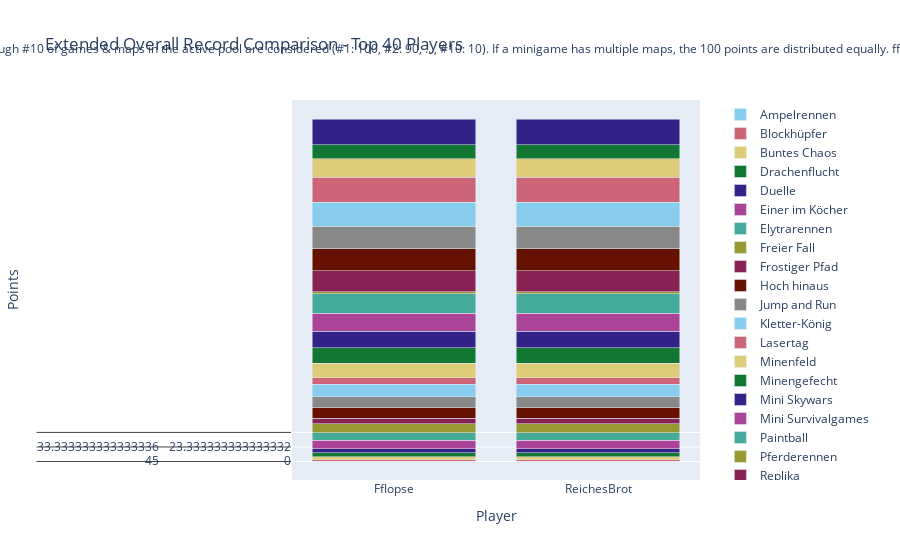

This figure's notebook cell:
### Code cell
import plotly.graph_objects as go

# Sum all columns to get the total score
outDf['Total'] = outDf.sum(axis=1)

# Sort by total score and fill N/A values with 0
outDf = outDf.sort_values(by='Total', ascending=False).fillna(0)

# Crop to top 10 players
cropDf = outDf.head(40).copy()

# Drop the 'Total' column for plotting
cropDf = cropDf.drop(columns=['Total'])

# Create a color palette
color_palette = px.colors.qualitative.Safe

# Create the stacked bar plot
fig = go.Figure()

for column in cropDf.columns.difference(['Player']):
    fig.add_trace(go.Bar(
        x=cropDf.index,
        y=cropDf[column],
        name=column,
        marker_color=color_palette[len(fig.data) % len(color_palette)]
    ))

# Update layout
fig.update_layout(
    barmode='stack',
    title='Extended Overall Record Comparison - Top 40 Players',
    xaxis=dict(title='Player'),
    yaxis=dict(title='Points'),
    #height=800,
    #width=1000,
    legend=dict(
        x=1.05,
        y=0.5,
        traceorder='normal',
        font=dict(size=12),
        bgcolor='rgba(255, 255, 255, 0)',
        bordercolor='rgba(0, 0, 0, 0)'
    ),
    margin=dict(r=200),  # Adjust right margin to make room for the legend
    annotations=[
        dict(
            x=0.5,
            y=1.1635,
            xref='paper',
            yref='paper',
            text='Max 100 points per minigame. Records #1 through #10 of games & maps in the active pool are considered (#1: 100, #2: 90, ..., #10: 10). If a minigame has multiple maps, the 100 points are distributed equally. fflopse.github.io/MCP-Records/data-analysis/global-ranking.ipynb',
            showarrow=False,
            font=dict(size=12),
            xanchor='center'
        )
    ]
)

fig.show()

# save the plot as an html file

fig.write_html('out/ext_overall_record_comparison.html')

### Figure 1 — Plotly figure (JSON) as saved in the notebook; plotly's stock layout.template omitted (floating-point values rounded to 4 significant figures)
{"data": [{"marker": {"color": "rgb(136, 204, 238)"}, "name": "Ampelrennen", "type": "bar", "x": ["Fflopse", "ReichesBrot", "Gobo9", "cediiiiii_10", "PedroZockt", "HerrDante", "Ex4cted", "_n3d", "JOW23", "Freeeedom", "yiiq", "lizsyy", "CML_Justin", "Umgfoin", "2wc", "DarkCobweb", "yzvm", "Ninivee", "camman18YT", "KakaMC", "Grapfen", "FrozenNoah", "ffawks", "Gerrygames", "toxicplace", "LeMetin_", "Sey__", "Pluto28", "MoZadaCraft", "miridis41", "2B9", "h4nnes", "Gummibearchen", "Sower_", "LeWi_100", "MaxMitMaulkorb", "Schmaarek", "unausgesprochen", "Davinci_Son", "Janne4k"], "y": [[45, 45], [0, 0], [50, 50], [15, 15], [70, 70], [25, 25], [45, 45], [20, 20], [0, 0], [0, 0], [0, 0], [10, 10], [0, 0], [50, 50], [0, 0], [0, 0], [0, 0], [0, 0], [0, 0], [0, 0], [0, 0], [0, 0], [0, 0], [0, 0], [0, 0], [15, 15], [40, 40], [0, 0], [0, 0], [20, 20], [0, 0], [0, 0], [0, 0], [0, 0], [0, 0], [0, 0], [0, 0], [30, 30], [0, 0], [0, 0]]}, {"marker": {"color": "rgb(204, 102, 119)"}, "name": "Blockhüpfer", "type": "bar", "x": ["Fflopse", "ReichesBrot", "Gobo9", "cediiiiii_10", "PedroZockt", "HerrDante", "Ex4cted", "_n3d", "JOW23", "Freeeedom", "yiiq", "lizsyy", "CML_Justin", "Umgfoin", "2wc", "DarkCobweb", "yzvm", "Ninivee", "camman18YT", "KakaMC", "Grapfen", "FrozenNoah", "ffawks", "Gerrygames", "toxicplace", "LeMetin_", "Sey__", "Pluto28", "MoZadaCraft", "miridis41", "2B9", "h4nnes", "Gummibearchen", "Sower_", "LeWi_100", "MaxMitMaulkorb", "Schmaarek", "unausgesprochen", "Davinci_Son", "Janne4k"], "y": [[90, 90], [100, 100], [50, 50], [0, 0], [0, 0], [0, 0], [80, 80], [0, 0], [0, 0], [0, 0], [0, 0], [30, 30], [70, 70], [0, 0], [0, 0], [0, 0], [0, 0], [0, 0], [0, 0], [0, 0], [0, 0], [0, 0], [0, 0], [0, 0], [0, 0], [60, 60], [0, 0], [0, 0], [40, 40], [0, 0], [0, 0], [20, 20], [0, 0], [0, 0], [0, 0], [0, 0], [0, 0], [0, 0], [0, 0], [0, 0]]}, {"marker": {"color": "rgb(221, 204, 119)"}, "name": "Buntes Chaos", "type": "bar", "x": ["Fflopse", "ReichesBrot", "Gobo9", "cediiiiii_10", "PedroZockt", "HerrDante", "Ex4cted", "_n3d", "JOW23", "Freeeedom", "yiiq", "lizsyy", "CML_Justin", "Umgfoin", "2wc", "DarkCobweb", "yzvm", "Ninivee", "camman18YT", "KakaMC", "Grapfen", "FrozenNoah", "ffawks", "Gerrygames", "toxicplace", "LeMetin_", "Sey__", "Pluto28", "MoZadaCraft", "miridis41", "2B9", "h4nnes", "Gummibearchen", "Sower_", "LeWi_100", "MaxMitMaulkorb", "Schmaarek", "unausgesprochen", "Davinci_Son", "Janne4k"], "y": [[100, 100], [100, 100], [50, 50], [50, 50], [100, 100], [50, 50], [50, 50], [100, 100], [0, 0], [50, 50], [0, 0], [100, 100], [50, 50], [100, 100], [0, 0], [0, 0], [0, 0], [100, 100], [0, 0], [100, 100], [0, 0], [0, 0], [0, 0], [0, 0], [0, 0], [0, 0], [0, 0], [0, 0], [0, 0], [0, 0], [0, 0], [0, 0], [0, 0], [0, 0], [0, 0], [50, 50], [50, 50], [0, 0], [0, 0], [0, 0]]}, {"marker": {"color": "rgb(17, 119, 51)"}, "name": "Drachenflucht", "type": "bar", "x": ["Fflopse", "ReichesBrot", "Gobo9", "cediiiiii_10", "PedroZockt", "HerrDante", "Ex4cted", "_n3d", "JOW23", "Freeeedom", "yiiq", "lizsyy", "CML_Justin", "Umgfoin", "2wc", "DarkCobweb", "yzvm", "Ninivee", "camman18YT", "KakaMC", "Grapfen", "FrozenNoah", "ffawks", "Gerrygames", "toxicplace", "LeMetin_", "Sey__", "Pluto28", "MoZadaCraft", "miridis41", "2B9", "h4nnes", "Gummibearchen", "Sower_", "LeWi_100", "MaxMitMaulkorb", "Schmaarek", "unausgesprochen", "Davinci_Son", "Janne4k"], "y": [[0, 0], [0, 0], [0, 0], [0, 0], [33.33, 33.33], [0, 0], [0, 0], [0, 0], [0, 0], [0, 0], [0, 0], [33.33, 33.33], [0, 0], [0, 0], [0, 0], [0, 0], [0, 0], [0, 0], [0, 0], [0, 0], [0, 0], [0, 0], [0, 0], [0, 0], [0, 0], [0, 0], [0, 0], [0, 0], [0, 0], [0, 0], [0, 0], [0, 0], [30, 30], [0, 0], [0, 0], [0, 0], [0, 0], [0, 0], [0, 0], [0, 0]]}, {"marker": {"color": "rgb(51, 34, 136)"}, "name": "Duelle", "type": "bar", "x": ["Fflopse", "ReichesBrot", "Gobo9", "cediiiiii_10", "PedroZockt", "HerrDante", "Ex4cted", "_n3d", "JOW23", "Freeeedom", "yiiq", "lizsyy", "CML_Justin", "Umgfoin", "2wc", "DarkCobweb", "yzvm", "Ninivee", "camman18YT", "KakaMC", "Grapfen", "FrozenNoah", "ffawks", "Gerrygames", "toxicplace", "LeMetin_", "Sey__", "Pluto28", "MoZadaCraft", "miridis41", "2B9", "h4nnes", "Gummibearchen", "Sower_", "LeWi_100", "MaxMitMaulkorb", "Schmaarek", "unausgesprochen", "Davinci_Son", "Janne4k"], "y": [[0, 0], [0, 0], [0, 0], [60, 60], [0, 0], [0, 0], [0, 0], [0, 0], [0, 0], [0, 0], [0, 0], [0, 0], [0, 0], [0, 0], [60, 60], [60, 60], [60, 60], [0, 0], [0, 0], [0, 0], [0, 0], [0, 0], [0, 0], [0, 0], [100, 100], [0, 0], [0, 0], [0, 0], [0, 0], [70, 70], [80, 80], [0, 0], [0, 0], [0, 0], [0, 0], [0, 0], [0, 0], [0, 0], [0, 0], [0, 0]]}, {"marker": {"color": "rgb(170, 68, 153)"}, "name": "Einer im Köcher", "type": "bar", "x": ["Fflopse", "ReichesBrot", "Gobo9", "cediiiiii_10", "PedroZockt", "HerrDante", "Ex4cted", "_n3d", "JOW23", "Freeeedom", "yiiq", "lizsyy", "CML_Justin", "Umgfoin", "2wc", "DarkCobweb", "yzvm", "Ninivee", "camman18YT", "KakaMC", "Grapfen", "FrozenNoah", "ffawks", "Gerrygames", "toxicplace", "LeMetin_", "Sey__", "Pluto28", "MoZadaCraft", "miridis41", "2B9", "h4nnes", "Gummibearchen", "Sower_", "LeWi_100", "MaxMitMaulkorb", "Schmaarek", "unausgesprochen", "Davinci_Son", "Janne4k"], "y": [[83.33, 83.33], [13.33, 13.33], [20, 20], [36.67, 36.67], [0, 0], [83.33, 83.33], [0, 0], [10, 10], [13.33, 13.33], [33.33, 33.33], [0, 0], [0, 0], [0, 0], [0, 0], [0, 0], [0, 0], [0, 0], [0, 0], [0, 0], [0, 0], [0, 0], [73.33, 73.33], [0, 0], [0, 0], [0, 0], [0, 0], [0, 0], [0, 0], [0, 0], [0, 0], [0, 0], [53.33, 53.33], [0, 0], [0, 0], [0, 0], [0, 0], [0, 0], [0, 0], [0, 0], [0, 0]]}, {"marker": {"color": "rgb(68, 170, 153)"}, "name": "Elytrarennen", "type": "bar", "x": ["Fflopse", "ReichesBrot", "Gobo9", "cediiiiii_10", "PedroZockt", "HerrDante", "Ex4cted", "_n3d", "JOW23", "Freeeedom", "yiiq", "lizsyy", "CML_Justin", "Umgfoin", "2wc", "DarkCobweb", "yzvm", "Ninivee", "camman18YT", "KakaMC", "Grapfen", "FrozenNoah", "ffawks", "Gerrygames", "toxicplace", "LeMetin_", "Sey__", "Pluto28", "MoZadaCraft", "miridis41", "2B9", "h4nnes", "Gummibearchen", "Sower_", "LeWi_100", "MaxMitMaulkorb", "Schmaarek", "unausgesprochen", "Davinci_Son", "Janne4k"], "y": [[83.33, 83.33], [100, 100], [46.67, 46.67], [0, 0], [0, 0], [0, 0], [0, 0], [56.67, 56.67], [0, 0], [80, 80], [0, 0], [0, 0], [40, 40], [13.33, 13.33], [0, 0], [0, 0], [0, 0], [0, 0], [0, 0], [0, 0], [0, 0], [0, 0], [26.67, 26.67], [0, 0], [0, 0], [0, 0], [6.667, 6.667], [0, 0], [0, 0], [0, 0], [0, 0], [0, 0], [0, 0], [0, 0], [0, 0], [0, 0], [0, 0], [0, 0], [0, 0], [20, 20]]}, {"marker": {"color": "rgb(153, 153, 51)"}, "name": "Freier Fall", "type": "bar", "x": ["Fflopse", "ReichesBrot", "Gobo9", "cediiiiii_10", "PedroZockt", "HerrDante", "Ex4cted", "_n3d", "JOW23", "Freeeedom", "yiiq", "lizsyy", "CML_Justin", "Umgfoin", "2wc", "DarkCobweb", "yzvm", "Ninivee", "camman18YT", "KakaMC", "Grapfen", "FrozenNoah", "ffawks", "Gerrygames", "toxicplace", "LeMetin_", "Sey__", "Pluto28", "MoZadaCraft", "miridis41", "2B9", "h4nnes", "Gummibearchen", "Sower_", "LeWi_100", "MaxMitMaulkorb", "Schmaarek", "unausgesprochen", "Davinci_Son", "Janne4k"], "y": [[47.5, 47.5], [35, 35], [50, 50], [50, 50], [25, 25], [62.5, 62.5], [12.5, 12.5], [7.5, 7.5], [0, 0], [12.5, 12.5], [0, 0], [0, 0], [5, 5], [0, 0], [40, 40], [0, 0], [0, 0], [0, 0], [0, 0], [0, 0], [0, 0], [0, 0], [0, 0], [25, 25], [0, 0], [17.5, 17.5], [10, 10], [0, 0], [0, 0], [0, 0], [0, 0], [0, 0], [0, 0], [20, 20], [0, 0], [12.5, 12.5], [0, 0], [17.5, 17.5], [0, 0], [10, 10]]}, {"marker": {"color": "rgb(136, 34, 85)"}, "name": "Frostiger Pfad", "type": "bar", "x": ["Fflopse", "ReichesBrot", "Gobo9", "cediiiiii_10", "PedroZockt", "HerrDante", "Ex4cted", "_n3d", "JOW23", "Freeeedom", "yiiq", "lizsyy", "CML_Justin", "Umgfoin", "2wc", "DarkCobweb", "yzvm", "Ninivee", "camman18YT", "KakaMC", "Grapfen", "FrozenNoah", "ffawks", "Gerrygames", "toxicplace", "LeMetin_", "Sey__", "Pluto28", "MoZadaCraft", "miridis41", "2B9", "h4nnes", "Gummibearchen", "Sower_", "LeWi_100", "MaxMitMaulkorb", "Schmaarek", "unausgesprochen", "Davinci_Son", "Janne4k"], "y": [[0, 0], [90, 90], [100, 100], [0, 0], [0, 0], [0, 0], [0, 0], [20, 20], [0, 0], [80, 80], [0, 0], [0, 0], [0, 0], [0, 0], [0, 0], [0, 0], [0, 0], [60, 60], [0, 0], [0, 0], [0, 0], [0, 0], [0, 0], [0, 0], [0, 0], [0, 0], [0, 0], [70, 70], [0, 0], [0, 0], [0, 0], [0, 0], [0, 0], [0, 0], [0, 0], [0, 0], [0, 0], [0, 0], [0, 0], [40, 40]]}, {"marker": {"color": "rgb(102, 17, 0)"}, "name": "Hoch hinaus", "type": "bar", "x": ["Fflopse", "ReichesBrot", "Gobo9", "cediiiiii_10", "PedroZockt", "HerrDante", "Ex4cted", "_n3d", "JOW23", "Freeeedom", "yiiq", "lizsyy", "CML_Justin", "Umgfoin", "2wc", "DarkCobweb", "yzvm", "Ninivee", "camman18YT", "KakaMC", "Grapfen", "FrozenNoah", "ffawks", "Gerrygames", "toxicplace", "LeMetin_", "Sey__", "Pluto28", "MoZadaCraft", "miridis41", "2B9", "h4nnes", "Gummibearchen", "Sower_", "LeWi_100", "MaxMitMaulkorb", "Schmaarek", "unausgesprochen", "Davinci_Son", "Janne4k"], "y": [[80, 80], [60, 60], [70, 70], [0, 0], [90, 90], [0, 0], [20, 20], [0, 0], [50, 50], [0, 0], [0, 0], [0, 0], [40, 40], [0, 0], [0, 0], [0, 0], [0, 0], [0, 0], [0, 0], [0, 0], [0, 0], [0, 0], [0, 0], [0, 0], [0, 0], [0, 0], [0, 0], [0, 0], [0, 0], [0, 0], [0, 0], [0, 0], [0, 0], [0, 0], [0, 0], [0, 0], [0, 0], [0, 0], [0, 0], [0, 0]]}, {"marker": {"color": "rgb(136, 136, 136)"}, "name": "Jump and Run", "type": "bar", "x": ["Fflopse", "ReichesBrot", "Gobo9", "cediiiiii_10", "PedroZockt", "HerrDante", "Ex4cted", "_n3d", "JOW23", "Freeeedom", "yiiq", "lizsyy", "CML_Justin", "Umgfoin", "2wc", "DarkCobweb", "yzvm", "Ninivee", "camman18YT", "KakaMC", "Grapfen", "FrozenNoah", "ffawks", "Gerrygames", "toxicplace", "LeMetin_", "Sey__", "Pluto28", "MoZadaCraft", "miridis41", "2B9", "h4nnes", "Gummibearchen", "Sower_", "LeWi_100", "MaxMitMaulkorb", "Schmaarek", "unausgesprochen", "Davinci_Son", "Janne4k"], "y": [[53.33, 53.33], [93.33, 93.33], [93.33, 93.33], [20, 20], [33.33, 33.33], [23.33, 23.33], [0, 0], [0, 0], [0, 0], [0, 0], [0, 0], [13.33, 13.33], [0, 0], [0, 0], [13.33, 13.33], [0, 0], [0, 0], [0, 0], [33.33, 33.33], [10, 10], [0, 0], [0, 0], [0, 0], [0, 0], [40, 40], [0, 0], [40, 40], [0, 0], [0, 0], [0, 0], [0, 0], [0, 0], [0, 0], [0, 0], [40, 40], [0, 0], [0, 0], [0, 0], [0, 0], [0, 0]]}, {"marker": {"color": "rgb(136, 204, 238)"}, "name": "Kletter-König", "type": "bar", "x": ["Fflopse", "ReichesBrot", "Gobo9", "cediiiiii_10", "PedroZockt", "HerrDante", "Ex4cted", "_n3d", "JOW23", "Freeeedom", "yiiq", "lizsyy", "CML_Justin", "Umgfoin", "2wc", "DarkCobweb", "yzvm", "Ninivee", "camman18YT", "KakaMC", "Grapfen", "FrozenNoah", "ffawks", "Gerrygames", "toxicplace", "LeMetin_", "Sey__", "Pluto28", "MoZadaCraft", "miridis41", "2B9", "h4nnes", "Gummibearchen", "Sower_", "LeWi_100", "MaxMitMaulkorb", "Schmaarek", "unausgesprochen", "Davinci_Son", "Janne4k"], "y": [[85, 85], [100, 100], [30, 30], [0, 0], [10, 10], [20, 20], [0, 0], [0, 0], [0, 0], [0, 0], [80, 80], [0, 0], [0, 0], [0, 0], [0, 0], [0, 0], [20, 20], [0, 0], [40, 40], [0, 0], [0, 0], [0, 0], [15, 15], [0, 0], [0, 0], [0, 0], [0, 0], [0, 0], [0, 0], [0, 0], [0, 0], [0, 0], [0, 0], [0, 0], [35, 35], [0, 0], [0, 0], [0, 0], [0, 0], [0, 0]]}, {"marker": {"color": "rgb(204, 102, 119)"}, "name": "Lasertag", "type": "bar", "x": ["Fflopse", "ReichesBrot", "Gobo9", "cediiiiii_10", "PedroZockt", "HerrDante", "Ex4cted", "_n3d", "JOW23", "Freeeedom", "yiiq", "lizsyy", "CML_Justin", "Umgfoin", "2wc", "DarkCobweb", "yzvm", "Ninivee", "camman18YT", "KakaMC", "Grapfen", "FrozenNoah", "ffawks", "Gerrygames", "toxicplace", "LeMetin_", "Sey__", "Pluto28", "MoZadaCraft", "miridis41", "2B9", "h4nnes", "Gummibearchen", "Sower_", "LeWi_100", "MaxMitMaulkorb", "Schmaarek", "unausgesprochen", "Davinci_Son", "Janne4k"], "y": [[83.33, 83.33], [0, 0], [26.67, 26.67], [0, 0], [33.33, 33.33], [83.33, 83.33], [30, 30], [0, 0], [50, 50], [0, 0], [0, 0], [0, 0], [0, 0], [0, 0], [23.33, 23.33], [0, 0], [0, 0], [0, 0], [0, 0], [0, 0], [10, 10], [0, 0], [26.67, 26.67], [0, 0], [0, 0], [0, 0], [0, 0], [0, 0], [0, 0], [0, 0], [0, 0], [20, 20], [0, 0], [0, 0], [0, 0], [0, 0], [0, 0], [30, 30], [13.33, 13.33], [0, 0]]}, {"marker": {"color": "rgb(221, 204, 119)"}, "name": "Minenfeld", "type": "bar", "x": ["Fflopse", "ReichesBrot", "Gobo9", "cediiiiii_10", "PedroZockt", "HerrDante", "Ex4cted", "_n3d", "JOW23", "Freeeedom", "yiiq", "lizsyy", "CML_Justin", "Umgfoin", "2wc", "DarkCobweb", "yzvm", "Ninivee", "camman18YT", "KakaMC", "Grapfen", "FrozenNoah", "ffawks", "Gerrygames", "toxicplace", "LeMetin_", "Sey__", "Pluto28", "MoZadaCraft", "miridis41", "2B9", "h4nnes", "Gummibearchen", "Sower_", "LeWi_100", "MaxMitMaulkorb", "Schmaarek", "unausgesprochen", "Davinci_Son", "Janne4k"], "y": [[33.33, 33.33], [23.33, 23.33], [13.33, 13.33], [10, 10], [0, 0], [40, 40], [10, 10], [26.67, 26.67], [0, 0], [0, 0], [0, 0], [0, 0], [0, 0], [0, 0], [0, 0], [0, 0], [0, 0], [20, 20], [0, 0], [0, 0], [0, 0], [16.67, 16.67], [0, 0], [0, 0], [6.667, 6.667], [46.67, 46.67], [46.67, 46.67], [0, 0], [0, 0], [0, 0], [30, 30], [0, 0], [0, 0], [0, 0], [23.33, 23.33], [33.33, 33.33], [0, 0], [0, 0], [0, 0], [0, 0]]}, {"marker": {"color": "rgb(17, 119, 51)"}, "name": "Minengefecht", "type": "bar", "x": ["Fflopse", "ReichesBrot", "Gobo9", "cediiiiii_10", "PedroZockt", "HerrDante", "Ex4cted", "_n3d", "JOW23", "Freeeedom", "yiiq", "lizsyy", "CML_Justin", "Umgfoin", "2wc", "DarkCobweb", "yzvm", "Ninivee", "camman18YT", "KakaMC", "Grapfen", "FrozenNoah", "ffawks", "Gerrygames", "toxicplace", "LeMetin_", "Sey__", "Pluto28", "MoZadaCraft", "miridis41", "2B9", "h4nnes", "Gummibearchen", "Sower_", "LeWi_100", "MaxMitMaulkorb", "Schmaarek", "unausgesprochen", "Davinci_Son", "Janne4k"], "y": [[12.5, 12.5], [22.5, 22.5], [30, 30], [75, 75], [0, 0], [10, 10], [0, 0], [20, 20], [45, 45], [10, 10], [50, 50], [0, 0], [10, 10], [0, 0], [22.5, 22.5], [60, 60], [35, 35], [0, 0], [0, 0], [0, 0], [12.5, 12.5], [60, 60], [10, 10], [0, 0], [10, 10], [0, 0], [0, 0], [0, 0], [10, 10], [0, 0], [0, 0], [0, 0], [10, 10], [0, 0], [0, 0], [0, 0], [20, 20], [0, 0], [22.5, 22.5], [25, 25]]}, {"marker": {"color": "rgb(51, 34, 136)"}, "name": "Mini Skywars", "type": "bar", "x": ["Fflopse", "ReichesBrot", "Gobo9", "cediiiiii_10", "PedroZockt", "HerrDante", "Ex4cted", "_n3d", "JOW23", "Freeeedom", "yiiq", "lizsyy", "CML_Justin", "Umgfoin", "2wc", "DarkCobweb", "yzvm", "Ninivee", "camman18YT", "KakaMC", "Grapfen", "FrozenNoah", "ffawks", "Gerrygames", "toxicplace", "LeMetin_", "Sey__", "Pluto28", "MoZadaCraft", "miridis41", "2B9", "h4nnes", "Gummibearchen", "Sower_", "LeWi_100", "MaxMitMaulkorb", "Schmaarek", "unausgesprochen", "Davinci_Son", "Janne4k"], "y": [[24, 24], [20, 20], [76, 76], [48, 48], [26, 26], [0, 0], [12, 12], [20, 20], [20, 20], [22, 22], [10, 10], [0, 0], [18, 18], [18, 18], [34, 34], [32, 32], [0, 0], [8, 8], [8, 8], [20, 20], [28, 28], [20, 20], [0, 0], [0, 0], [0, 0], [0, 0], [0, 0], [0, 0], [0, 0], [0, 0], [0, 0], [0, 0], [10, 10], [0, 0], [0, 0], [0, 0], [8, 8], [16, 16], [0, 0], [0, 0]]}, {"marker": {"color": "rgb(170, 68, 153)"}, "name": "Mini Survivalgames", "type": "bar", "x": ["Fflopse", "ReichesBrot", "Gobo9", "cediiiiii_10", "PedroZockt", "HerrDante", "Ex4cted", "_n3d", "JOW23", "Freeeedom", "yiiq", "lizsyy", "CML_Justin", "Umgfoin", "2wc", "DarkCobweb", "yzvm", "Ninivee", "camman18YT", "KakaMC", "Grapfen", "FrozenNoah", "ffawks", "Gerrygames", "toxicplace", "LeMetin_", "Sey__", "Pluto28", "MoZadaCraft", "miridis41", "2B9", "h4nnes", "Gummibearchen", "Sower_", "LeWi_100", "MaxMitMaulkorb", "Schmaarek", "unausgesprochen", "Davinci_Son", "Janne4k"], "y": [[30, 30], [26.67, 26.67], [26.67, 26.67], [26.67, 26.67], [0, 0], [13.33, 13.33], [0, 0], [0, 0], [26.67, 26.67], [0, 0], [0, 0], [0, 0], [0, 0], [26.67, 26.67], [26.67, 26.67], [10, 10], [0, 0], [36.67, 36.67], [56.67, 56.67], [0, 0], [40, 40], [33.33, 33.33], [0, 0], [0, 0], [0, 0], [0, 0], [0, 0], [0, 0], [10, 10], [10, 10], [33.33, 33.33], [10, 10], [0, 0], [0, 0], [0, 0], [10, 10], [10, 10], [0, 0], [10, 10], [26.67, 26.67]]}, {"marker": {"color": "rgb(68, 170, 153)"}, "name": "Paintball", "type": "bar", "x": ["Fflopse", "ReichesBrot", "Gobo9", "cediiiiii_10", "PedroZockt", "HerrDante", "Ex4cted", "_n3d", "JOW23", "Freeeedom", "yiiq", "lizsyy", "CML_Justin", "Umgfoin", "2wc", "DarkCobweb", "yzvm", "Ninivee", "camman18YT", "KakaMC", "Grapfen", "FrozenNoah", "ffawks", "Gerrygames", "toxicplace", "LeMetin_", "Sey__", "Pluto28", "MoZadaCraft", "miridis41", "2B9", "h4nnes", "Gummibearchen", "Sower_", "LeWi_100", "MaxMitMaulkorb", "Schmaarek", "unausgesprochen", "Davinci_Son", "Janne4k"], "y": [[73.33, 73.33], [86.67, 86.67], [0, 0], [0, 0], [50, 50], [40, 40], [0, 0], [6.667, 6.667], [0, 0], [23.33, 23.33], [23.33, 23.33], [0, 0], [0, 0], [0, 0], [33.33, 33.33], [16.67, 16.67], [20, 20], [0, 0], [0, 0], [0, 0], [23.33, 23.33], [0, 0], [0, 0], [0, 0], [0, 0], [0, 0], [0, 0], [0, 0], [0, 0], [23.33, 23.33], [0, 0], [26.67, 26.67], [33.33, 33.33], [0, 0], [0, 0], [0, 0], [0, 0], [0, 0], [0, 0], [0, 0]]}, {"marker": {"color": "rgb(153, 153, 51)"}, "name": "Pferderennen", "type": "bar", "x": ["Fflopse", "ReichesBrot", "Gobo9", "cediiiiii_10", "PedroZockt", "HerrDante", "Ex4cted", "_n3d", "JOW23", "Freeeedom", "yiiq", "lizsyy", "CML_Justin", "Umgfoin", "2wc", "DarkCobweb", "yzvm", "Ninivee", "camman18YT", "KakaMC", "Grapfen", "FrozenNoah", "ffawks", "Gerrygames", "toxicplace", "LeMetin_", "Sey__", "Pluto28", "MoZadaCraft", "miridis41", "2B9", "h4nnes", "Gummibearchen", "Sower_", "LeWi_100", "MaxMitMaulkorb", "Schmaarek", "unausgesprochen", "Davinci_Son", "Janne4k"], "y": [[90, 90], [68.33, 68.33], [65, 65], [71.67, 71.67], [40, 40], [6.667, 6.667], [0, 0], [0, 0], [0, 0], [10, 10], [41.67, 41.67], [26.67, 26.67], [0, 0], [6.667, 6.667], [0, 0], [0, 0], [13.33, 13.33], [0, 0], [0, 0], [0, 0], [0, 0], [0, 0], [45, 45], [0, 0], [0, 0], [0, 0], [0, 0], [0, 0], [0, 0], [0, 0], [0, 0], [0, 0], [0, 0], [0, 0], [18.33, 18.33], [0, 0], [18.33, 18.33], [0, 0], [0, 0], [0, 0]]}, {"marker": {"color": "rgb(136, 34, 85)"}, "name": "Replika", "type": "bar", "x": ["Fflopse", "ReichesBrot", "Gobo9", "cediiiiii_10", "PedroZockt", "HerrDante", "Ex4cted", "_n3d", "JOW23", "Freeeedom", "yiiq", "lizsyy", "CML_Justin", "Umgfoin", "2wc", "DarkCobweb", "yzvm", "Ninivee", "camman18YT", "KakaMC", "Grapfen", "FrozenNoah", "ffawks", "Gerrygames", "toxicplace", "LeMetin_", "Sey__", "Pluto28", "MoZadaCraft", "miridis41", "2B9", "h4nnes", "Gummibearchen", "Sower_", "LeWi_100", "MaxMitMaulkorb", "Schmaarek", "unausgesprochen", "Davinci_Son", "Janne4k"], "y": [[54.17, 54.17], [13.11, 13.11], [90.87, 90.87], [49.9, 49.9], [55.44, 55.44], [7.864, 7.864], [41.65, 41.65], [5.922, 5.922], [2.524, 2.524], [3.981, 3.981], [27.48, 27.48], [16.7, 16.7], [4.175, 4.175], [0, 0], [2.427, 2.427], [1.65, 1.65], [0, 0], [0, 0], [4.854, 4.854], [30.87, 30.87], [1.068, 1.068], [0.7767, 0.7767], [11.17, 11.17], [11.17, 11.17], [0.1942, 0.1942], [0.1942, 0.1942], [0, 0], [2.233, 2.233], [0, 0], [0, 0], [0, 0], [0, 0], [1.65, 1.65], [0, 0], [0, 0], [0, 0], [0, 0], [0.1942, 0.1942], [0.2913, 0.2913], [0, 0]]}, {"marker": {"color": "rgb(102, 17, 0)"}, "name": "Sammelwahn", "type": "bar", "x": ["Fflopse", "ReichesBrot", "Gobo9", "cediiiiii_10", "PedroZockt", "HerrDante", "Ex4cted", "_n3d", "JOW23", "Freeeedom", "yiiq", "lizsyy", "CML_Justin", "Umgfoin", "2wc", "DarkCobweb", "yzvm", "Ninivee", "camman18YT", "KakaMC", "Grapfen", "FrozenNoah", "ffawks", "Gerrygames", "toxicplace", "LeMetin_", "Sey__", "Pluto28", "MoZadaCraft", "miridis41", "2B9", "h4nnes", "Gummibearchen", "Sower_", "LeWi_100", "MaxMitMaulkorb", "Schmaarek", "unausgesprochen", "Davinci_Son", "Janne4k"], "y": [[18.84, 18.84], [2.791, 2.791], [28.84, 28.84], [29.77, 29.77], [12.79, 12.79], [6.977, 6.977], [14.19, 14.19], [6.977, 6.977], [2.326, 2.326], [2.791, 2.791], [0, 0], [3.953, 3.953], [3.721, 3.721], [5.116, 5.116], [0, 0], [3.721, 3.721], [3.023, 3.023], [1.628, 1.628], [5.116, 5.116], [9.535, 9.535], [12.56, 12.56], [2.326, 2.326], [1.628, 1.628], [27.21, 27.21], [0, 0], [3.721, 3.721], [5.349, 5.349], [2.093, 2.093], [0, 0], [6.512, 6.512], [2.326, 2.326], [4.186, 4.186], [0, 0], [20.23, 20.23], [0, 0], [4.186, 4.186], [6.977, 6.977], [2.558, 2.558], [3.023, 3.023], [0, 0]]}, {"marker": {"color": "rgb(136, 136, 136)"}, "name": "Schießstand", "type": "bar", "x": ["Fflopse", "ReichesBrot", "Gobo9", "cediiiiii_10", "PedroZockt", "HerrDante", "Ex4cted", "_n3d", "JOW23", "Freeeedom", "yiiq", "lizsyy", "CML_Justin", "Umgfoin", "2wc", "DarkCobweb", "yzvm", "Ninivee", "camman18YT", "KakaMC", "Grapfen", "FrozenNoah", "ffawks", "Gerrygames", "toxicplace", "LeMetin_", "Sey__", "Pluto28", "MoZadaCraft", "miridis41", "2B9", "h4nnes", "Gummibearchen", "Sower_", "LeWi_100", "MaxMitMaulkorb", "Schmaarek", "unausgesprochen", "Davinci_Son", "Janne4k"], "y": [[96.67, 96.67], [10, 10], [50, 50], [40, 40], [0, 0], [66.67, 66.67], [90, 90], [26.67, 26.67], [10, 10], [0, 0], [0, 0], [33.33, 33.33], [0, 0], [0, 0], [0, 0], [0, 0], [0, 0], [0, 0], [0, 0], [0, 0], [0, 0], [0, 0], [33.33, 33.33], [0, 0], [0, 0], [0, 0], [0, 0], [0, 0], [0, 0], [0, 0], [0, 0], [6.667, 6.667], [0, 0], [0, 0], [0, 0], [0, 0], [0, 0], [26.67, 26.67], [30, 30], [0, 0]]}, {"marker": {"color": "rgb(136, 204, 238)"}, "name": "Spleef", "type": "bar", "x": ["Fflopse", "ReichesBrot", "Gobo9", "cediiiiii_10", "PedroZockt", "HerrDante", "Ex4cted", "_n3d", "JOW23", "Freeeedom", "yiiq", "lizsyy", "CML_Justin", "Umgfoin", "2wc", "DarkCobweb", "yzvm", "Ninivee", "camman18YT", "KakaMC", "Grapfen", "FrozenNoah", "ffawks", "Gerrygames", "toxicplace", "LeMetin_", "Sey__", "Pluto28", "MoZadaCraft", "miridis41", "2B9", "h4nnes", "Gummibearchen", "Sower_", "LeWi_100", "MaxMitMaulkorb", "Schmaarek", "unausgesprochen", "Davinci_Son", "Janne4k"], "y": [[50, 50], [75, 75], [50, 50], [70, 70], [50, 50], [20, 20], [20, 20], [40, 40], [40, 40], [0, 0], [20, 20], [30, 30], [30, 30], [65, 65], [0, 0], [20, 20], [0, 0], [0, 0], [0, 0], [0, 0], [20, 20], [0, 0], [0, 0], [0, 0], [0, 0], [0, 0], [0, 0], [0, 0], [90, 90], [0, 0], [0, 0], [0, 0], [0, 0], [0, 0], [0, 0], [20, 20], [0, 0], [0, 0], [30, 30], [0, 0]]}, {"marker": {"color": "rgb(204, 102, 119)"}, "name": "Todeswürfel", "type": "bar", "x": ["Fflopse", "ReichesBrot", "Gobo9", "cediiiiii_10", "PedroZockt", "HerrDante", "Ex4cted", "_n3d", "JOW23", "Freeeedom", "yiiq", "lizsyy", "CML_Justin", "Umgfoin", "2wc", "DarkCobweb", "yzvm", "Ninivee", "camman18YT", "KakaMC", "Grapfen", "FrozenNoah", "ffawks", "Gerrygames", "toxicplace", "LeMetin_", "Sey__", "Pluto28", "MoZadaCraft", "miridis41", "2B9", "h4nnes", "Gummibearchen", "Sower_", "LeWi_100", "MaxMitMaulkorb", "Schmaarek", "unausgesprochen", "Davinci_Son", "Janne4k"], "y": [[60, 60], [0, 0], [0, 0], [0, 0], [50, 50], [90, 90], [0, 0], [0, 0], [0, 0], [0, 0], [0, 0], [0, 0], [20, 20], [0, 0], [0, 0], [0, 0], [0, 0], [0, 0], [40, 40], [30, 30], [0, 0], [0, 0], [0, 0], [80, 80], [0, 0], [0, 0], [0, 0], [0, 0], [0, 0], [0, 0], [0, 0], [0, 0], [0, 0], [100, 100], [0, 0], [0, 0], [0, 0], [0, 0], [0, 0], [0, 0]]}, {"marker": {"color": "rgb(221, 204, 119)"}, "name": "Waffenfolge", "type": "bar", "x": ["Fflopse", "ReichesBrot", "Gobo9", "cediiiiii_10", "PedroZockt", "HerrDante", "Ex4cted", "_n3d", "JOW23", "Freeeedom", "yiiq", "lizsyy", "CML_Justin", "Umgfoin", "2wc", "DarkCobweb", "yzvm", "Ninivee", "camman18YT", "KakaMC", "Grapfen", "FrozenNoah", "ffawks", "Gerrygames", "toxicplace", "LeMetin_", "Sey__", "Pluto28", "MoZadaCraft", "miridis41", "2B9", "h4nnes", "Gummibearchen", "Sower_", "LeWi_100", "MaxMitMaulkorb", "Schmaarek", "unausgesprochen", "Davinci_Son", "Janne4k"], "y": [[30, 30], [50, 50], [0, 0], [70, 70], [60, 60], [0, 0], [0, 0], [0, 0], [100, 100], [0, 0], [0, 0], [0, 0], [0, 0], [0, 0], [0, 0], [0, 0], [90, 90], [0, 0], [0, 0], [0, 0], [40, 40], [0, 0], [0, 0], [0, 0], [0, 0], [0, 0], [0, 0], [80, 80], [0, 0], [0, 0], [0, 0], [0, 0], [0, 0], [0, 0], [0, 0], [0, 0], [0, 0], [0, 0], [0, 0], [0, 0]]}, {"marker": {"color": "rgb(17, 119, 51)"}, "name": "Walls", "type": "bar", "x": ["Fflopse", "ReichesBrot", "Gobo9", "cediiiiii_10", "PedroZockt", "HerrDante", "Ex4cted", "_n3d", "JOW23", "Freeeedom", "yiiq", "lizsyy", "CML_Justin", "Umgfoin", "2wc", "DarkCobweb", "yzvm", "Ninivee", "camman18YT", "KakaMC", "Grapfen", "FrozenNoah", "ffawks", "Gerrygames", "toxicplace", "LeMetin_", "Sey__", "Pluto28", "MoZadaCraft", "miridis41", "2B9", "h4nnes", "Gummibearchen", "Sower_", "LeWi_100", "MaxMitMaulkorb", "Schmaarek", "unausgesprochen", "Davinci_Son", "Janne4k"], "y": [[33.33, 33.33], [13.33, 13.33], [33.33, 33.33], [86.67, 86.67], [56.67, 56.67], [0, 0], [0, 0], [33.33, 33.33], [30, 30], [0, 0], [20, 20], [0, 0], [0, 0], [0, 0], [20, 20], [63.33, 63.33], [13.33, 13.33], [20, 20], [53.33, 53.33], [30, 30], [30, 30], [0, 0], [0, 0], [0, 0], [0, 0], [0, 0], [0, 0], [0, 0], [0, 0], [20, 20], [0, 0], [0, 0], [23.33, 23.33], [0, 0], [0, 0], [0, 0], [0, 0], [0, 0], [13.33, 13.33], [0, 0]]}, {"marker": {"color": "rgb(51, 34, 136)"}, "name": "Wettrennen", "type": "bar", "x": ["Fflopse", "ReichesBrot", "Gobo9", "cediiiiii_10", "PedroZockt", "HerrDante", "Ex4cted", "_n3d", "JOW23", "Freeeedom", "yiiq", "lizsyy", "CML_Justin", "Umgfoin", "2wc", "DarkCobweb", "yzvm", "Ninivee", "camman18YT", "KakaMC", "Grapfen", "FrozenNoah", "ffawks", "Gerrygames", "toxicplace", "LeMetin_", "Sey__", "Pluto28", "MoZadaCraft", "miridis41", "2B9", "h4nnes", "Gummibearchen", "Sower_", "LeWi_100", "MaxMitMaulkorb", "Schmaarek", "unausgesprochen", "Davinci_Son", "Janne4k"], "y": [[82, 82], [62, 62], [74, 74], [40, 40], [10, 10], [14, 14], [0, 0], [4, 4], [0, 0], [0, 0], [40, 40], [14, 14], [0, 0], [0, 0], [8, 8], [0, 0], [10, 10], [0, 0], [0, 0], [0, 0], [0, 0], [0, 0], [8, 8], [20, 20], [0, 0], [12, 12], [6, 6], [0, 0], [0, 0], [0, 0], [0, 0], [0, 0], [32, 32], [0, 0], [22, 22], [0, 0], [14, 14], [0, 0], [0, 0], [0, 0]]}], "layout": {"annotations": [{"font": {"size": 12}, "showarrow": false, "text": "Max 100 points per minigame. Records #1 through #10 of games & maps in the active pool are considered (#1: 100, #2: 90, ..., #10: 10). If a minigame has multiple maps, the 100 points are distributed equally. fflopse.github.io/MCP-Records/data-analysis/global-ranking.ipynb", "x": 0.5, "xanchor": "center", "xref": "paper", "y": 1.163, "yref": "paper"}], "barmode": "stack", "legend": {"bgcolor": "rgba(255, 255, 255, 0)", "bordercolor": "rgba(0, 0, 0, 0)", "font": {"size": 12}, "traceorder": "normal", "x": 1.05, "y": 0.5}, "margin": {"r": 200}, "title": {"text": "Extended Overall Record Comparison - Top 40 Players"}, "xaxis": {"title": {"text": "Player"}}, "yaxis": {"title": {"text": "Points"}}}}
